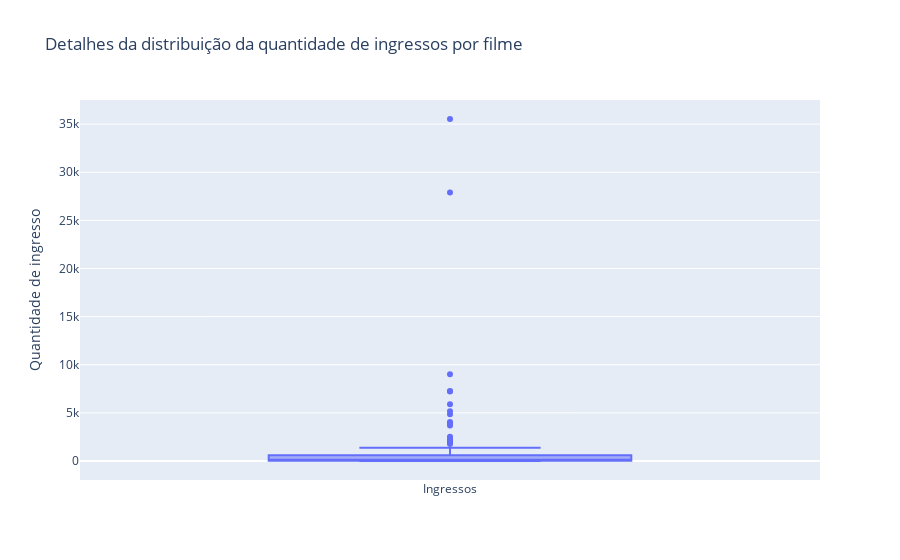

This figure's notebook cell:
### Code cell
configure_plotly_browser_state()

trace_box = go.Box(y = filmes_agrupados_sessao_somados.qtdIngressos,
                   name = "Ingressos")

data = [trace_box]

layout = go.Layout(title="Detalhes da distribuição da quantidade de ingressos por filme",
                   yaxis = {'title': 'Quantidade de ingresso'})

fig = go.Figure(data, layout)

py.iplot(fig)

### Figure 1 — Plotly figure (JSON) as saved in the notebook; plotly's stock layout.template omitted (floating-point values rounded to 4 significant figures; data arrays with more than 128 entries replaced by an {"elided": "..."} marker saying what was removed)
{"data": [{"y": {"elided": "162 int values"}, "type": "box", "name": "Ingressos"}], "layout": {"yaxis": {"title": {"text": "Quantidade de ingresso"}}, "title": {"text": "Detalhes da distribuição da quantidade de ingressos por filme"}}}
